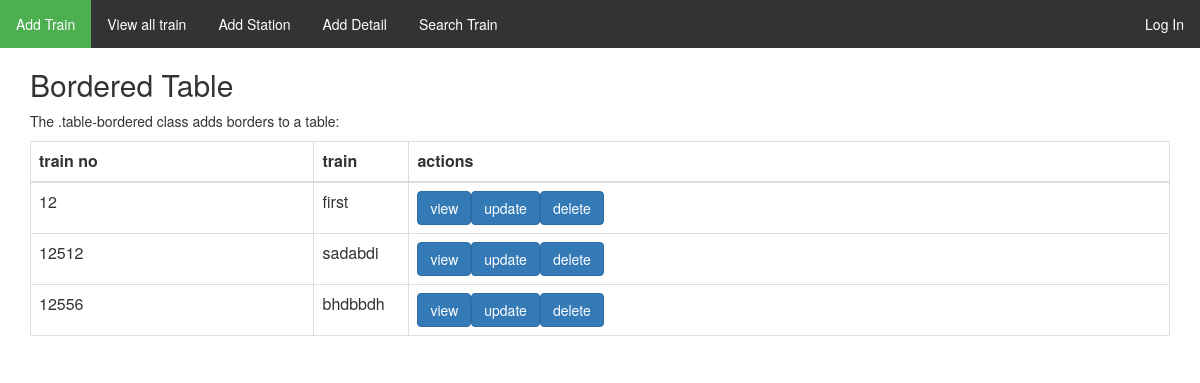
/rail/admin/t, run on the app's committed database.
### rail/models.py (models this page shows, shortened)
class Train(models.Model):
    trno=models.IntegerField(primary_key=True)
    trname=models.CharField(max_length=30)

### rail/views.py (the view)
def index(request):
    t=Train.objects.all()
    s=Station.objects.all()
    i=Tinfo.objects.all()
    return render(request, 'rail/index_admin.html',{'t': t ,'s':s,'i':i})

### rail/templates/rail/index_admin.html (shortened to what this page needs)
{%extends 'base.html'%}
{% block nav%}
<div class="container">
  <h2>Bordered Table</h2>
  <p>The .table-bordered class adds borders to a table:</p>
  <table class="table table-bordered">
    <thead>
      <tr>
        <th>train no</th>
        <th>train</th>
        <th>
          actions
        </th>
      </tr>
      </thead>
      <tbody>
        {% for i in t %}
      <tr>
        <td class= <div class="col-md-2">
        </div>{{i.trno }}</td>
        <td class="col-md-1">{{i.trname}}</td>
        <td>
      <a href="/rail/admin/{{i.trno}}"class="btn btn-primary  icon-chevron-sign-up" role="button">  view</a><a href="/rail/{{i.trno}}/updatet" class="btn btn-primary  icon-retweet" role="button">  update</a><a href="/rail/{{i.trno}}/deletet" class="btn btn-primary  icon-remove" role="button">  delete</a>
        </td>
      </tr>
      {% endfor %}
{%endblock%}

### rail/templates/base.html (style rules this page uses)
body { margin: 0; }

### data on the page
Train: trno "12", trname "first"
Train: trno "12512", trname "sadabdi"
Train: trno "12556", trname "bhdbbdh"
